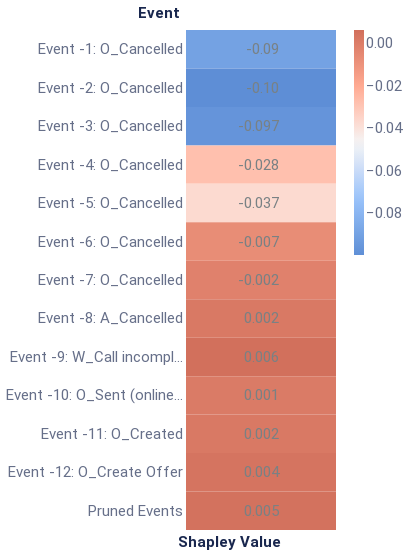

Notebook cell for this chart:
### Code cell
plot_event_heatmap(event_level_expl, plot_size=(150, 500))

### Figure 1 — Vega-Lite specification as saved in the notebook (floating-point values rounded to 4 significant figures)
{"config": {"axis": {"domain": true, "domainColor": "#666F89", "grid": false, "gridCap": "round", "gridColor": "#B3B7C4", "gridDash": [2, 4], "gridWidth": 0.5, "labelColor": "#666F89", "labelFont": "Roboto, Arial, sans-serif", "labelPadding": 2, "tickColor": "#666F89", "tickOpacity": 0.5, "tickSize": 4, "titleColor": "#19274E", "titleFont": "Roboto, Arial, sans-serif", "titleFontSize": 12}, "axisBand": {"domain": true, "labelPadding": 4, "ticks": false}, "axisY": {"domain": false, "titleAlign": "left", "titleAngle": 0, "titleX": -20, "titleY": -10}, "legend": {"labelColor": "#666F89", "labelFont": "Roboto, Arial, sans-serif", "labelFontSize": 12, "symbolSize": 40, "titleColor": "#19274E", "titleFont": "Roboto, Arial, sans-serif", "titleFontSize": 12, "titlePadding": 4}, "arc": {"stroke": "#FFFFFF", "strokeWidth": 1}, "bar": {"fill": "#2770EB", "stroke": null}, "line": {"stroke": "#2770EB", "strokeWidth": 2}, "path": {"stroke": "#2770EB", "strokeWidth": 0.5}, "point": {"fill": "#2770EB", "shape": "circle", "filled": true}, "rect": {"fill": "#2770EB"}, "rule": {"stroke": "#666F89"}, "shape": {"stroke": "#2770EB"}, "text": {"color": "#19274E", "font": "Roboto, Arial, sans-serif", "fontSize": 12}, "range": {"category": ["#2770EB", "#77B98A", "#DA5252", "#FFC400", "#A87AEA", "#00A39E", "#19274E"], "diverging": ["#006360", "#2BB3AE", "#96D9D7", "#FFFFFF", "#EDAAAA", "#DA5252", "#811D1D"], "heatmap": ["#18448F", "#1B4EA5", "#2770EB", "#4C88EE", "#82ACF3", "#A6C4F7", "#E9F1FD"], "ramp": ["#18448F", "#1B4EA5", "#2770EB", "#4C88EE", "#82ACF3", "#A6C4F7", "#E9F1FD"]}, "background": "#FFFFFF", "group": {"fill": "#FFFFFF"}, "header": {"labelColor": "#19274E", "labelFont": "Roboto, Arial, sans-serif", "labelFontSize": 12, "titleColor": "#19274E", "titleFont": "Roboto, Arial, sans-serif", "titleFontSize": 16}, "title": {"anchor": "start", "color": "#19274E", "font": "Roboto, Arial, sans-serif", "fontSize": 20, "fontWeight": "bold", "offset": 20, "subtitleColor": "#19274E", "subtitleFontSize": 16}, "view": {"continuousHeight": 300, "continuousWidth": 400, "stroke": "transparent"}}, "layer": [{"mark": "rect", "encoding": {"color": {"field": "rounded", "legend": {"gradientLength": 225, "gradientThickness": 10, "labelFontSize": 15, "orient": "right"}, "scale": {"domain": [-0.09965, 0.006337], "range": ["#5f8fd6", "#99c3fb", "#f5f5f5", "#ffaa92", "#d16f5b"]}, "title": null, "type": "quantitative"}, "x": {"axis": {"title": "Shapley Value", "titleFontSize": 15}, "field": "column", "type": "ordinal"}, "y": {"axis": {"domain": false, "labelFontSize": 15, "title": "Event", "titleFontSize": 15, "titleX": -49}, "field": "Feature", "sort": ["Event -1: O_Cancelled", "Event -2: O_Cancelled", "Event -3: O_Cancelled", "Event -4: O_Cancelled", "Event -5: O_Cancelled", "Event -6: O_Cancelled", "Event -7: O_Cancelled", "Event -8: A_Cancelled", "Event -9: W_Call incomplete files", "Event -10: O_Sent (online only)", "Event -11: O_Created", "Event -12: O_Create Offer", "Pruned Events"], "type": "ordinal"}}}, {"mark": {"type": "text", "align": "right", "baseline": "middle", "color": "#798184", "dx": 18, "fontSize": 15}, "encoding": {"text": {"field": "rounded_str", "type": "nominal"}, "x": {"axis": {"domain": false, "labels": false, "title": "Shapley Value", "titleX": 43}, "field": "column", "type": "ordinal"}, "y": {"axis": {"domain": false, "labelFontSize": 15, "title": "Event", "titleFontSize": 15, "titleX": -49}, "field": "Feature", "sort": ["Event -1: O_Cancelled", "Event -2: O_Cancelled", "Event -3: O_Cancelled", "Event -4: O_Cancelled", "Event -5: O_Cancelled", "Event -6: O_Cancelled", "Event -7: O_Cancelled", "Event -8: A_Cancelled", "Event -9: W_Call incomplete files", "Event -10: O_Sent (online only)", "Event -11: O_Created", "Event -12: O_Create Offer", "Pruned Events"], "type": "ordinal"}}}], "data": {"name": "data-3bdd260dd20467bcde798e9eb206912a"}, "height": 500, "width": 150, "$schema": "https://vega.github.io/schema/vega-lite/v4.17.0.json", "datasets": {"data-3bdd260dd20467bcde798e9eb206912a": [{"Shapley Value": -0.09009, "Feature": "Event -1: O_Cancelled", "row": 1, "column": 1, "rounded": -0.09, "rounded_str": "-0.09"}, {"Shapley Value": -0.09965, "Feature": "Event -2: O_Cancelled", "row": 2, "column": 1, "rounded": -0.1, "rounded_str": "-0.10"}, {"Shapley Value": -0.09747, "Feature": "Event -3: O_Cancelled", "row": 3, "column": 1, "rounded": -0.097, "rounded_str": "-0.097"}, {"Shapley Value": -0.02805, "Feature": "Event -4: O_Cancelled", "row": 4, "column": 1, "rounded": -0.028, "rounded_str": "-0.028"}, {"Shapley Value": -0.03663, "Feature": "Event -5: O_Cancelled", "row": 5, "column": 1, "rounded": -0.037, "rounded_str": "-0.037"}, {"Shapley Value": -0.007242, "Feature": "Event -6: O_Cancelled", "row": 6, "column": 1, "rounded": -0.007, "rounded_str": "-0.007"}, {"Shapley Value": -0.002194, "Feature": "Event -7: O_Cancelled", "row": 7, "column": 1, "rounded": -0.002, "rounded_str": "-0.002"}, {"Shapley Value": 0.001859, "Feature": "Event -8: A_Cancelled", "row": 8, "column": 1, "rounded": 0.002, "rounded_str": "0.002"}, {"Shapley Value": 0.006337, "Feature": "Event -9: W_Call incomplete files", "row": 9, "column": 1, "rounded": 0.006, "rounded_str": "0.006"}, {"Shapley Value": 0.001009, "Feature": "Event -10: O_Sent (online only)", "row": 10, "column": 1, "rounded": 0.001, "rounded_str": "0.001"}, {"Shapley Value": 0.001983, "Feature": "Event -11: O_Created", "row": 11, "column": 1, "rounded": 0.002, "rounded_str": "0.002"}, {"Shapley Value": 0.0036, "Feature": "Event -12: O_Create Offer", "row": 12, "column": 1, "rounded": 0.004, "rounded_str": "0.004"}, {"Shapley Value": 0.005335, "Feature": "Pruned Events", "row": 13, "column": 1, "rounded": 0.005, "rounded_str": "0.005"}]}}
